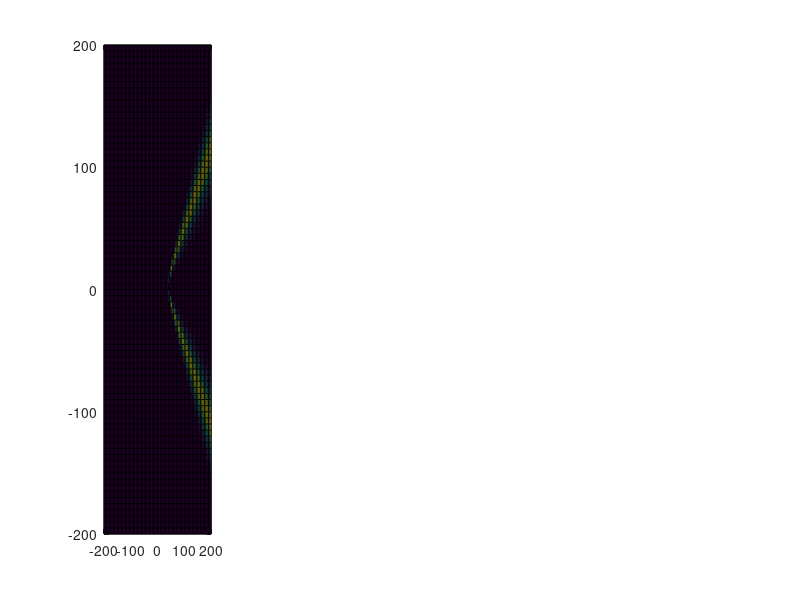

MATLAB code to generate this figure: (Note: this script raises an error after producing the figure.)
% Towed Array Source Localization with Ambiguity Surface method

% SIMULATIONS:
% - Simulation 1: Stationary source, moving array, no noise on measurements
% - Simulation 2: Stationary source, moving array, noisy measurements 
% - Simulation 3: Moving source, moving array, no noise on measurements -
% Incorporates Dilation of Surfaces
% - Simulation 4: Moving source, moving array with more sensors, no noise on measurements
% - Simulation 5: Two stationary sources, moving array, no noise

%//////////////////////////////////////////////////////////////////////////

%% SIMULATION 1: Stationary source, moving array, no noise on measurements
clear, close all

%~~~~~~~~~~~~~~~~~~~~~~~~~~~~Set parameters~~~~~~~~~~~~~~~~~~~~~~~~~~
sig =0.001; %Determine sigma (standard deviation) for the Gaussian:
Ntsteps=4; %number of time steps
true_wpos= [100,50,0]; %[x,y,z]; %Set True whale position
Nsources=size(true_wpos,1);
d=40; %distance between sensors
c=1500; % Speed of sound

sig_hyperbolas = 0.0003; % STD for plotting intersecting hyperbolas
%(for visual assesment of how they are crossing)- needs to be small

%~~~~~~~~~~~~~~~~~~~~~~Simulate Hydrophone positions~~~~~~~~~~~~~~~~~~~~~~
hyph_pos(:,:,1)=[0,0,0;d,0,0]; %[x1,y1,z1; x2,y2,z2];
for t=2:Ntsteps
hyph_pos(:,:,t)=hyph_pos(:,:,t-1)+[50,0,0;50,0,0];
end
Nsensors=size(hyph_pos,1);

%~~~~~~~~~~~~~~~~~~~~~~Compute True TDOAs~~~~~~~~~~~~~~~~~~~~~~~~~~~~~~~~~
true_tdoa=zeros(1,Ntsteps);
ip1=1;ip2=2;
for t=1:Ntsteps
    rp=hyph_pos(:,:,t);
    dt1 = 1/c*sqrt((rp(ip1,1)-true_wpos(1))^2 + ...
        (rp(ip1,2)-true_wpos(2))^2 + ...
        (rp(ip1,3)-true_wpos(3))^2);
    dt2 = 1/c*sqrt((rp(ip2,1)-true_wpos(1))^2 + ...
        (rp(ip2,2)-true_wpos(2))^2 + ...
        (rp(ip2,3)-true_wpos(3))^2);
    true_tdoa(t) = dt1-dt2;
end

%~~~~~~~~~~~~~~~~~~~~~~~~Create measurements~~~~~~~~~~~~~~~~~~~~~~~~~~~
tdoa_measured = true_tdoa; %Assume for the moment no noise in measurements

%~~~~~~~~~~~~~~~~~~~Create a grid for surface evaluation~~~~~~~~~~~~~~~~~~
% At the moment grid is fixed, but in future it should move with sensors.
dx=5; % grid step size
x=-200:dx:200;
Ngp_x=length(x);
y=x;
z=0;
Ngp_z=length(z);
[X,Y,Z] = meshgrid(x,y,z);
wpos=[X(:),Y(:),Z(:)]; %gives grid of N x [x,y,z] coordinates
N= size(wpos,1); %number of grid points to evaluate

%~~~~~~~~~~~~~~~~~~~Compute Ambiguity Surfaces~~~~~~~~~~~~~~~~~~~
%Pre-allocate:
LS=nan(Nsources,N,Ntsteps);
LS_Hyperbolas = LS;
fig1=figure; hold on

for t=1:Ntsteps % for each time step compute LS

rp=hyph_pos(:,:,t);
ip1=1;ip2=2;
tdoa_model=zeros(1,N);
for wpi=1:N % for each hypothetical grid position wpos(wpi) this calculates
    % time between position and hydrophone position - dt1 (between
    % hyph 1 and position wpos(wpi)), dt2 (between hyph2 and position wpos(wpi)), then
    % tdoa_model is tdoa between the hyph1 and hyph2 if the source
    % is at wpos(wpi).
    dt1 = 1/c*sqrt( (rp(ip1,1)-wpos(wpi,1))^2 + ...
        (rp(ip1,2)-wpos(wpi,2))^2 + ...
        (rp(ip1,3)-wpos(wpi,3))^2);
    dt2 = 1/c*sqrt( (rp(ip2,1)-wpos(wpi,1))^2 + ...
        (rp(ip2,2)-wpos(wpi,2))^2 + ...
        (rp(ip2,3)-wpos(wpi,3))^2);
    tdoa_model(wpi) = dt1-dt2;
end

LS(:,:,t)= exp(-1/(2*sig^2).*(tdoa_model-tdoa_measured(t)).^2);
LS_Hyperbolas(:,:,t)= exp(-1/(2*sig_hyperbolas^2).*(tdoa_model-tdoa_measured(t)).^2);

%PLOT Ambiguity Surface at time t
LStotal_temp=reshape(LS(:,:,t),[Ngp_x,Ngp_x,Ngp_z]);
subplot(1,Ntsteps,t)
pcolor(X,Y,LStotal_temp); hold on
clim([0,1])
plot(rp(ip1,1),rp(ip1,2),'r^','MarkerFaceColor','r'),hold on
plot(rp(ip2,1),rp(ip2,2),'r^','MarkerFaceColor','r')
plot(true_wpos(1),true_wpos(2),'r*','MarkerSize',12,'Linewidth',2)
colorbar
xlabel(' x (m)'),ylabel('y (m)')
title(['Ambiguity surface for time step ', num2str(t)])

end
fontsize(fig1,14,'points')

%~~~~~~~~~~~~~~~~~~~PLOT final Ambiguity Surface~~~~~~~~~~~~~~~~~~~
LStotal_temp=prod(LS,3);
LStotal=reshape(LStotal_temp,[Ngp_x,Ngp_x,Ngp_z]);
fig2=figure; hold on,
pcolor(X,Y,LStotal); 
clim([0,1])
plot([hyph_pos(ip1,1,1),hyph_pos(ip1,1,end)],[hyph_pos(ip1,2,1),hyph_pos(ip1,2,end)],'r-','Linewidth',3),hold on
plot(true_wpos(1),true_wpos(2),'r*','MarkerSize',12,'Linewidth',2)
legend('Ambiguity Surface','Boat track', 'True whale position')
xlabel(' x (m)'),ylabel('y (m)')
title('Total ambiguity surface')
fontsize(fig2,14,'points')

%~~~~~~~~~~~~~~~~~~~PLOT Intersecting Hyperbolas~~~~~~~~~~~~~~~~~~~
LStotal_hyperbolas_temp = sum(LS_Hyperbolas,3);
LStotal_hyperbolas = reshape(LStotal_hyperbolas_temp,[Ngp_x,Ngp_x,Ngp_z]);
fig3=figure;
pcolor(X,Y,LStotal_hyperbolas); hold on
set(gca,'YDir', 'normal');
clim([0,1])
colorbar
plot([hyph_pos(ip1,1,1),hyph_pos(ip1,1,end)],[hyph_pos(ip1,2,1),hyph_pos(ip1,2,end)],'r-', 'Linewidth', 3),hold on
plot(true_wpos(1),true_wpos(2),'r*','MarkerSize',12,'Linewidth',2)
xlabel(' x (m)'),ylabel('y (m)')
legend('Intesecting hyperbolas', 'Boat track', 'True whale position')
title('Intesecting hyperbolas')
fontsize(fig3,14,'points')


%~~~~~~~~~~~~ Determine Ambiguity surface Peak Height and Width~~~~~~~~~~~
disp(' ')
disp('Simulation 1: Stationary source, moving array, no noise on measurements.')
disp(' ')
[peakdata] =findpeaks2D(X,Y,LStotal);
fprintf(['True whale end location is: [', repmat('%g, ', 1, numel(true_wpos(end,:))-1), '%g]\n'],true_wpos(end,:))
%take just one of the estimated peaks (the other is mirror image)
n=1;
estimated_position=[peakdata.peakX(n),peakdata.peakY(n),0]; %were at the moment considering 2D, so z coordinate = 0.
fprintf(['Estimated whale location is: [', repmat('%g, ', 1, numel(estimated_position)-1), '%g]\n'],estimated_position)
fprintf('Width of the peak in X dirextion %.2f \n',peakdata.peakXWidth(n))
fprintf('Width of the peak in Y dirextion %.2f \n',peakdata.peakYWidth(n))
fprintf('Ambiguity value for the estimated location is %.2f \n',peakdata.peakZ(n))
fprintf('The std used for Gaussian is %.3f \n',sig)
fprintf('Number of sensors used is %.0f \n',Nsensors)
%//////////////////////////////////////////////////////////////////////////

%//////////////////////////////////////////////////////////////////////////
%% SIMULATION 2: Stationary source, moving array, noisy measurements 
clear, close all

%~~~~~~~~~~~~~~~~~~~~~~~~~~~~Set parameters~~~~~~~~~~~~~~~~~~~~~~~~~~
sig =0.003; %Determine sigma (standard deviation) for the Gaussian:
Ntsteps=4; %number of time steps
true_wpos= [100,50,0]; %[x,y,z]; %Set True whale position
Nsources=size(true_wpos,1);
d=40; %distance between sensors
c=1500; % Speed of sound
measure_noise=0.001; % measurement noise (needs to be equal or less than
% what we assume for sig):

sig_hyperbolas = 0.0003; % STD for plotting intersecting hyperbolas
%(for visual assesment of how they are crossing)- needs to be small

%~~~~~~~~~~~~~~~~~~~~~~Simulate Hydrophone positions~~~~~~~~~~~~~~~~~~~~~~
hyph_pos(:,:,1)=[0,0,0;d,0,0]; %[x1,y1,z1; x2,y2,z2];
for t=2:Ntsteps
hyph_pos(:,:,t)=hyph_pos(:,:,t-1)+[50,0,0;50,0,0];
end
Nsensors=size(hyph_pos,1);

%~~~~~~~~~~~~~~~~~~~~~~Compute True TDOAs~~~~~~~~~~~~~~~~~~~~~~~~~~~~~~~~~
true_tdoa=zeros(1,Ntsteps);
ip1=1;ip2=2;
for t=1:Ntsteps
    rp=hyph_pos(:,:,t);
    dt1 = 1/c*sqrt((rp(ip1,1)-true_wpos(1))^2 + ...
        (rp(ip1,2)-true_wpos(2))^2 + ...
        (rp(ip1,3)-true_wpos(3))^2);
    dt2 = 1/c*sqrt((rp(ip2,1)-true_wpos(1))^2 + ...
        (rp(ip2,2)-true_wpos(2))^2 + ...
        (rp(ip2,3)-true_wpos(3))^2);
    true_tdoa(t) = dt1-dt2;
end

%~~~~~~~~~~~~~~~~~~~~~~~~Create measurements~~~~~~~~~~~~~~~~~~~~~~~~~~~
tdoa_measured = true_tdoa + randn(size(true_tdoa)).*measure_noise; 
tdoa2bearing= @(x) acosd(1500/d*x); %bear2tdoa = @(x) cosd(x).*(d/c);
fprintf('True bearings are: %.4f \n', tdoa2bearing(true_tdoa))
fprintf('Measured bearings are: %.4f \n', tdoa2bearing(tdoa_measured))

%~~~~~~~~~~~~~~~~~~~Create a grid for surface evaluation~~~~~~~~~~~~~~~~~~
% At the moment grid is fixed, but in future it should move with sensors.
dx=5; % grid step size
x=-200:dx:200;
Ngp_x=length(x);
y=x;
z=0;
Ngp_z=length(z);
[X,Y,Z] = meshgrid(x,y,z);
wpos=[X(:),Y(:),Z(:)]; %gives grid of N x [x,y,z] coordinates
N= size(wpos,1); %number of grid points to evaluate

%~~~~~~~~~~~~~~~~~~~Compute Ambiguity Surfaces~~~~~~~~~~~~~~~~~~~
% Pre-allocate:
LS=nan(Nsources,N,Ntsteps);
LS_Hyperbolas = LS;
fig1=figure; hold on

for t=1:Ntsteps % for each time step compute LS

rp=hyph_pos(:,:,t);
ip1=1;ip2=2;
tdoa_model=zeros(1,N);
for wpi=1:N % for each hypothetical grid position wpos(wpi) this calculates
    % time between position and hydrophone position - dt1 (between
    % hyph 1 and position wpos(wpi)), dt2 (between hyph2 and position wpos(wpi)), then
    % tdoa_model is tdoa between the hyph1 and hyph2 if the source
    % is at wpos(wpi).
    dt1 = 1/c*sqrt( (rp(ip1,1)-wpos(wpi,1))^2 + ...
        (rp(ip1,2)-wpos(wpi,2))^2 + ...
        (rp(ip1,3)-wpos(wpi,3))^2);
    dt2 = 1/c*sqrt( (rp(ip2,1)-wpos(wpi,1))^2 + ...
        (rp(ip2,2)-wpos(wpi,2))^2 + ...
        (rp(ip2,3)-wpos(wpi,3))^2);
    tdoa_model(wpi) = dt1-dt2;
end

LS(:,:,t)= exp(-1/(2*sig^2).*(tdoa_model-tdoa_measured(t)).^2);
LS_Hyperbolas(:,:,t)= exp(-1/(2*sig_hyperbolas^2).*(tdoa_model-tdoa_measured(t)).^2);

%PLOT Ambiguity Surface at time t
LStotal_temp=reshape(LS(:,:,t),[Ngp_x,Ngp_x,Ngp_z]);
subplot(1,Ntsteps,t)
pcolor(X,Y,LStotal_temp); hold on
clim([0,1])
plot(rp(ip1,1),rp(ip1,2),'r^','MarkerFaceColor','r'),hold on
plot(rp(ip2,1),rp(ip2,2),'r^','MarkerFaceColor','r')
plot(true_wpos(1),true_wpos(2),'r*','MarkerSize',12,'Linewidth',2)
colorbar
xlabel(' x (m)'),ylabel('y (m)')
title(['Ambiguity surface for time step ', num2str(t)])
end
fontsize(fig1,14,'points')

%~~~~~~~~~~~~~~~~~~~PLOT final Ambiguity Surface~~~~~~~~~~~~~~~~~~~
LStotal_temp=prod(LS,3);
LStotal=reshape(LStotal_temp,[Ngp_x,Ngp_x,Ngp_z]);
fig2=figure; hold on,
pcolor(X,Y,LStotal); 
clim([0,1])
colorbar
plot([hyph_pos(ip1,1,1),hyph_pos(ip1,1,end)],[hyph_pos(ip1,2,1),hyph_pos(ip1,2,end)],'r-','Linewidth',3),hold on
plot(true_wpos(1),true_wpos(2),'r*','MarkerSize',12,'Linewidth',2)
xlabel(' x (m)'),ylabel('y (m)')
title(['Total ambiguity surface for \sigma=',num2str(sig), ' and noise=', num2str(measure_noise)])
legend('Ambiguity Surface','Boat track', 'True whale position')
fontsize(fig2,14,'points')

%~~~~~~~~~~~~~~~~~~~PLOT Intersecting Hyperbolas~~~~~~~~~~~~~~~~~~~
LStotal_hyperbolas_temp = sum(LS_Hyperbolas,3);
LStotal_hyperbolas = reshape(LStotal_hyperbolas_temp,[Ngp_x,Ngp_x,Ngp_z]);
fig3=figure;
pcolor(X,Y,LStotal_hyperbolas); hold on
set(gca,'YDir', 'normal');
clim([0,1])
colorbar
plot([hyph_pos(ip1,1,1),hyph_pos(ip1,1,end)],[hyph_pos(ip1,2,1),hyph_pos(ip1,2,end)],'r-', 'Linewidth', 3),hold on
plot(true_wpos(1),true_wpos(2),'r*','MarkerSize',12,'Linewidth',2)
xlabel(' x (m)'),ylabel('y (m)')
legend('Intesecting hyperbolas', 'Boat track', 'True whale position')
title ('Intesecting Hyperbolas')
fontsize(fig3,14,'points')


%~~~~~~~~~~~~ Determine Ambiguity surface Peak Height and Width~~~~~~~~~~~
disp(' ')
disp('Simulation 2: Stationary source, moving array, noisy measurements.')
disp(' ')

[peakdata] =findpeaks2D(X,Y,LStotal);
fprintf(['True whale end location is: [', repmat('%g, ', 1, numel(true_wpos(end,:))-1), '%g]\n'],true_wpos(end,:))
%take just one of the estimated peaks (the other is mirror image)
n=1;
estimated_position=[peakdata.peakX(n),peakdata.peakY(n),0]; %were at the moment considering 2D, so z coordinate = 0.
fprintf(['Estimated whale location is: [', repmat('%g, ', 1, numel(estimated_position)-1), '%g]\n'],estimated_position)
fprintf('Width of the peak in X dirextion %.2f \n',peakdata.peakXWidth(n))
fprintf('Width of the peak in Y dirextion %.2f \n',peakdata.peakYWidth(n))
fprintf('Ambiguity value for the estimated location is %.2f \n',peakdata.peakZ(n))
fprintf('The std used for Gaussian is %.3f \n',sig)
fprintf('The std used for measurement noise is %.3f \n',measure_noise)
fprintf('Number of sensors used is %.0f \n',Nsensors)
%//////////////////////////////////////////////////////////////////////////

%//////////////////////////////////////////////////////////////////////////
%% SIMULATION 3: Moving source, moving array, no noise on measurements
%!!!!!!!!!!!! Incorporates Dilation of Surfaces !!!!!!!!!!!!!!

clear,close all

%~~~~~~~~~~~~~~~~~~~~~~~~~~~~Set parameters~~~~~~~~~~~~~~~~~~~~~~~~~~
sig =0.002; %Determine sigma (standard deviation) for the Gaussian:
Ntsteps=6; %number of time steps
true_wpos(1,:)= [100,10,0]; %[x,y,z]; %Set the START of True whale position 
% (note, the whale will move in this simulation)
Nsources=size(true_wpos,1);
d=40; %distance between sensors
c=1500; % Speed of sound
sig_hyperbolas = 0.0003; % STD for plotting intersecting hyperbolas
%(for visual assesment of how they are crossing)- needs to be small

% For surface dilation:
mean_horiz_swimspeed= 0.5; %mean horizontal swim speed (for sperm whale) [m/s]

% Parameters for modeled TDOA grid range and resolution
xrange=[-300,300]; % x range in m
yrange=[-300,300]; % y range in m
dx=5; % grid step size in m (resolution) in x direction
dy=dx;% grid step size in m (resolution) in y direction

%~~~~~~~~~~~~~~~~~~~~~~Simulate Hydrophone positions~~~~~~~~~~~~~~~~~~~~~~
hyph_pos(:,:,1)=[0,0,0;d,0,0]; %[x1,y1,z1; x2,y2,z2];
for t=2:Ntsteps
hyph_pos(:,:,t)=hyph_pos(:,:,t-1)+[50,0,0;50,0,0];
end
Nsensors=size(hyph_pos,1);

%~~~~~~~~~~~~~~~~~~~~~~Simulate True Whale positions~~~~~~~~~~~~~~~~~~~~~~
for t=2:Ntsteps
true_wpos(t,:)= true_wpos(t-1,:) + [3,6,0]; % [x,y,z];
% Slow swimming whale + [3,6,0];
% Fast swimming whale + [8.7,17.4,0];
end

%~~~~~~~~~~~~~~~~~~~~~~Compute True TDOAs~~~~~~~~~~~~~~~~~~~~~~~~~~~~~~~~~
true_tdoa=zeros(1,Ntsteps);
ip1=1;ip2=2;
for t=1:Ntsteps
    rp=hyph_pos(:,:,t);
    dt1 = 1/c*sqrt((rp(ip1,1)-true_wpos(t,1))^2 + ...
        (rp(ip1,2)-true_wpos(t,2))^2 + ...
        (rp(ip1,3)-true_wpos(t,3))^2);
    dt2 = 1/c*sqrt((rp(ip2,1)-true_wpos(t,1))^2 + ...
        (rp(ip2,2)-true_wpos(t,2))^2 + ...
        (rp(ip2,3)-true_wpos(t,3))^2);
    true_tdoa(t) = dt1-dt2;
end

%~~~~~~~~~~~~~~~~~~~~~~~~Create measurements~~~~~~~~~~~~~~~~~~~~~~~~~~~
tdoa_measured = true_tdoa; %Assume for the moment no noise in measurements

%~~~~~~~~~~~~~~~~~~~Create a grid for surface evaluation~~~~~~~~~~~~~~~~~~
% At the moment grid is fixed, but in future it should move with sensors.
x=xrange(1):dx:xrange(2);
Ngp_x=length(x);
y=yrange(1):dy:yrange(2);
Ngp_y=length(y);
z=0;
Ngp_z=length(z);
[X,Y,Z] = meshgrid(x,y,z);
wpos=[X(:),Y(:),Z(:)]; %gives grid of N x [x,y,z] coordinates
N= size(wpos,1); %number of grid points to evaluate


%~~~~~~~~~ Get time step when animal is closest to 90deg (tdoa=0s)~~~~~~~~~
% This is for the purpose of Surface Dilation
[~,ind]=min(abs(tdoa_measured));
tsteps=1:1:Ntsteps;
tstep90=tsteps(ind); 

%~~~~~~~~~~~~~~~~~~~Compute Ambiguity Surfaces~~~~~~~~~~~~~~~~~~~
% Without dilation : LS
% With Dialtion: LSdilate
%Pre-allocate:
LS=nan(Nsources,N,Ntsteps); 
LS_Hyperbolas = LS;
LSdilate = nan(Ngp_x,Ngp_y,Ntsteps);
fig1=figure; hfig1=cell(1,Ntsteps);

for t=1:Ntsteps % for each time step compute LS

rp=hyph_pos(:,:,t);
ip1=1;ip2=2;
tdoa_model=zeros(1,N);
for wpi=1:N % for each hypothetical grid position wpos(wpi) this calculates
    % time between position and hydrophone position - dt1 (between
    % hyph 1 and position wpos(wpi)), dt2 (between hyph2 and position wpos(wpi)), then
    % tdoa_model is tdoa between the hyph1 and hyph2 if the source
    % is at wpos(wpi).
    dt1 = 1/c*sqrt( (rp(ip1,1)-wpos(wpi,1))^2 + ...
        (rp(ip1,2)-wpos(wpi,2))^2 + ...
        (rp(ip1,3)-wpos(wpi,3))^2);
    dt2 = 1/c*sqrt( (rp(ip2,1)-wpos(wpi,1))^2 + ...
        (rp(ip2,2)-wpos(wpi,2))^2 + ...
        (rp(ip2,3)-wpos(wpi,3))^2);
    tdoa_model(wpi) = dt1-dt2;
end

LS(:,:,t)= exp(-1/(2*sig^2).*(tdoa_model-tdoa_measured(t)).^2);
LS_Hyperbolas(:,:,t)= exp(-1/(2*sig_hyperbolas^2).*(tdoa_model-tdoa_measured(t)).^2);

% PLOT Ambiguity Surface at time t (without surface dilation)
LStotal_temp=reshape(LS(:,:,t),[Ngp_x,Ngp_y,Ngp_z]);
hfig1{t}=subplot(1,Ntsteps,t,'Parent', fig1); hold on;
pcolor(hfig1{t},X,Y,LStotal_temp); 
clim([0,1])
hold on;plot(hfig1{t},rp(ip1,1),rp(ip1,2),'r^','MarkerFaceColor','r')
hold on;plot(hfig1{t},rp(ip2,1),rp(ip2,2),'r^','MarkerFaceColor','r')
hold on;plot(hfig1{t},true_wpos(t,1),true_wpos(t,2),'r*','MarkerSize',12,'Linewidth',2)
colorbar
xlabel(' x (m)'),ylabel('y (m)')
hold off

%///////////////////DILATE SURFACES////////////////////////////////
% Apply Surface dilation filter (imdilate) to compensate for whale movement:

dt90 = 9.73*abs(t-tstep90); %Elapsed time from when animals are at 90deg (0 tdoa) [s]
%(50m per time step equates to 9.73 s per time step if 
% the boat moves in each time step 50 m assuming it travels 10kts (5.144m/s))
if dt90==0
dt90=2;
end
mdwh=dt90*mean_horiz_swimspeed; %maximum distance whale could have travelled horizontally [m]

%gridpoints for filter in x (and also y since the same assumptions re swim speed and grid space)
xgridf=0:dx:(mdwh+dx);
filt_x_grid = [-fliplr(xgridf(2:end)),xgridf];
ygridf=0:dy:(mdwh+dx);
filt_y_grid = [-fliplr(ygridf(2:end)),ygridf];
[Fx,Fy] = meshgrid(filt_x_grid,filt_y_grid);
De = Fx.^2/mdwh^2 + Fy.^2/mdwh^2; %normalize to max distance that the whale could have swam (feasible distance will be 1 or lower/ or is it 2 or lower??)
%F = zeros(size(De)); F((De <=1)) = 1;

LSdilate(:,:,t)=imdilate(LStotal_temp,(De<=1));
%//////////////////////////////////////////////////////////////////

end

%~~~~~~~~~~~~~~~~PLOT final Ambiguity Surface without Dilation~~~~~~~~~~~~~
LStotal_temp=prod(LS,3);
LStotal=reshape(LStotal_temp,[Ngp_x,Ngp_x,Ngp_z]);
fig2=figure; hold on,
pcolor(X,Y,LStotal);
clim([0,1])
colorbar
plot([hyph_pos(ip1,1,1),hyph_pos(ip1,1,end)],[hyph_pos(ip1,2,1),hyph_pos(ip1,2,end)],'r-', 'Linewidth', 3),hold on
for k=2:Ntsteps
plot([true_wpos(k-1,1),true_wpos(k,1)],[true_wpos(k-1,2),true_wpos(k,2)],'r*-','MarkerSize',12,'Linewidth',2)
end
xlabel(' x (m)'),ylabel('y (m)')
title(['Total ambiguity surface WITHOUT dilation for \sigma=',num2str(sig)])
legend('Ambiguity Surface','Boat track', 'True whale position')
fontsize(fig2,14,'points')

%~~~~~~~~~~~~~~PLOT dilated Ambiguity Surfaces for each time t~~~~~~~~~~~~~
% PLOT dilated surface (for some reason it messes up fig 1 if plotted
% within the loop)
fig3=figure; hfig2=cell(1,Ntsteps);
for t=1:Ntsteps
ip1=1;ip2=2;
rp=hyph_pos(:,:,t);
%PLOT
hfig2{t}=subplot(1,Ntsteps,t,'Parent', fig3); hold on;
pcolor(hfig2{t},X,Y,LSdilate(:,:,t)); hold on;
clim([0,1])
plot(hfig2{t},rp(ip1,1),rp(ip1,2),'r^','MarkerFaceColor','r'),hold on
plot(hfig2{t},rp(ip2,1),rp(ip2,2),'r^','MarkerFaceColor','r')
plot(hfig2{t},true_wpos(t,1),true_wpos(t,2),'r*','Markersize',10, 'LineWidth',3)
colorbar
xlabel(' x (m)'),ylabel('y (m)')
hold off
end
title('Dilated ambiguity surfaces')

%~~~~~~~~~~~~~~~~PLOT final Ambiguity Surface with Dilation~~~~~~~~~~~~~
LSdilatetotal=prod(LSdilate,3);
fig4=figure; hold on,
pcolor(X,Y,LSdilatetotal);
clim([0,1])
colorbar
plot([hyph_pos(ip1,1,1),hyph_pos(ip1,1,end)],[hyph_pos(ip1,2,1),hyph_pos(ip1,2,end)],'r-', 'Linewidth', 3),hold on
for k=2:Ntsteps
plot([true_wpos(k-1,1),true_wpos(k,1)],[true_wpos(k-1,2),true_wpos(k,2)],'r*-','MarkerSize',12,'Linewidth',2)
end
xlabel(' x (m)'),ylabel('y (m)')
title(['Total ambiguity surface WITH dilation for \sigma=',num2str(sig)])
legend('Ambiguity Surface','Boat track', 'True whale position')
fontsize(fig4,14,'points')


%~~~~~~~~~~~~~~~~~~~PLOT Intersecting Hyperbolas~~~~~~~~~~~~~~~~~~~
LStotal_hyperbolas_temp = sum(LS_Hyperbolas,3);
LStotal_hyperbolas = reshape(LStotal_hyperbolas_temp,[Ngp_x,Ngp_x,Ngp_z]);
fig5=figure;
pcolor(X,Y,LStotal_hyperbolas); hold on
set(gca,'YDir', 'normal');
clim([0,1])
colorbar
plot([hyph_pos(ip1,1,1),hyph_pos(ip1,1,end)],[hyph_pos(ip1,2,1),hyph_pos(ip1,2,end)],'r-', 'Linewidth', 3),hold on
for k=2:Ntsteps
plot([true_wpos(k-1,1),true_wpos(k,1)],[true_wpos(k-1,2),true_wpos(k,2)],'r*-','MarkerSize',12,'Linewidth',2)
end
xlabel(' x (m)'),ylabel('y (m)')
legend('Intesecting hyperbolas', 'Boat track', 'True whale position')
title ('Intersecting hyperbolas')
fontsize(fig5,14,'points')


%~~~~~~~~~~~~ Determine Ambiguity surface Peak Height and Width~~~~~~~~~~~
disp(' ')
disp(['Simulation 3: Moving source, moving array, no noise on measurements.' ...
    ' Incorporates Surface dilation'])
disp(' ')

% WITHOUT DILATION
[peakdata] =findpeaks2D(X,Y,LStotal);
disp('------------------------------')
disp('WITHOUT Dilation')
fprintf(['True whale end location is: [', repmat('%g, ', 1, numel(true_wpos(end,:))-1), '%g]\n'],true_wpos(end,:))
%take just one of the estimated peaks (the other is mirror image)
n=1;
estimated_position=[peakdata.peakX(n),peakdata.peakY(n),0]; %were at the moment considering 2D, so z coordinate = 0.
fprintf(['Estimated whale location is: [', repmat('%g, ', 1, numel(estimated_position)-1), '%g]\n'],estimated_position)
fprintf('Width of the peak in X dirextion %.2f \n',peakdata.peakXWidth(n))
fprintf('Width of the peak in Y dirextion %.2f \n',peakdata.peakYWidth(n))
fprintf('Ambiguity value for the estimated location is %.2f \n',peakdata.peakZ(n))
fprintf('The variance used for Gaussian is %.3f \n',sig)
fprintf('Number of sensors used is %.0f \n',Nsensors)
%//////////////////////////////////////////////////////////////////////////

% WITH DILATION
[peakdata_dilate] =findpeaks2D(X,Y,LSdilatetotal);
disp('------------------------------')
disp('WITH Dilation')
fprintf(['True whale end location is: [', repmat('%g, ', 1, numel(true_wpos(end,:))-1), '%g]\n'],true_wpos(end,:))
%take just one of the estimated peaks (the other is mirror image)
n=1;
estimated_position=[peakdata_dilate.peakX(n),peakdata_dilate.peakY(n),0]; %were at the moment considering 2D, so z coordinate = 0.
fprintf(['Estimated whale location is: [', repmat('%g, ', 1, numel(estimated_position)-1), '%g]\n'],estimated_position)
fprintf('Width of the peak in X dirextion %.2f \n',peakdata_dilate.peakXWidth(n))
fprintf('Width of the peak in Y dirextion %.2f \n',peakdata_dilate.peakYWidth(n))
fprintf('Ambiguity value for the estimated location is %.2f \n',peakdata_dilate.peakZ(n))
fprintf('The variance used for Gaussian is %.3f \n',sig)
fprintf('Number of sensors used is %.0f \n',Nsensors)

%//////////////////////////////////////////////////////////////////////////

%//////////////////////////////////////////////////////////////////////////
%% SIMULATION 4: Moving source, moving array with more sensors, no noise on measurements

clear,close all

%~~~~~~~~~~~~~~~~~~~~~~~~~~~~Set parameters~~~~~~~~~~~~~~~~~~~~~~~~~~
sig =0.003; %Determine sigma (standard deviation) for the Gaussian:
Ntsteps=4; %number of time steps
true_wpos(1,:)= [100,50,0]; %[x,y,z]; %Set True whale position
Nsources=size(true_wpos,1);
d1= 3; %distance between sensors (1&2)
d2=40; %distance between sensors (2&3)
c=1500; % Speed of sound

% sig_hyperbolas = 0.0003; % STD for plotting intersecting hyperbolas
% %(for visual assesment of how they are crossing)- needs to be small

%~~~~~~~~~~~~~~~~~~~~~~Simulate Hydrophone positions~~~~~~~~~~~~~~~~~~~~~~
hyph_pos(:,:,1)=[0,0,0;d1,0,0;d2,0,0]; %[x1,y1,z1; x2,y2,z2; x3,y3,z3];
for t=2:Ntsteps
hyph_pos(:,:,t)=hyph_pos(:,:,t-1)+[50,0,0;50,0,0;50,0,0];
end
Nsensors=size(hyph_pos,1);

%~~~~~~~~~~~~~~~~~~~~~~Simulate True Whale positions~~~~~~~~~~~~~~~~~~~~~~
for t=2:Ntsteps
true_wpos(t,:)= true_wpos(t-1,:) + [3,6,0]; % [x,y,z];
% Slow swimming whale + [3,6,0];
% Fast swimming whale + [8.7,17.4,0];
end

%~~~~~~~~~~~~~~~~~~~~~~Compute True TDOAs~~~~~~~~~~~~~~~~~~~~~~~~~~~~~~~~~
% compute tdoas between all sensors:
Ncombos=Nsensors*(Nsensors-1)- sum((Nsensors-1):-1:1); %Number of tdoa pairs
true_tdoas= cell(1,Ncombos);
count=1;
for ip1=1:Nsensors
    for ip2= ip1+1:Nsensors
        true_tdoa_temp=zeros(1,Ntsteps);
        for t=1:Ntsteps % at each time t
            rp=hyph_pos(:,:,t);

            dt1 = 1/c*sqrt((rp(ip1,1)-true_wpos(t,1))^2 + ...
                (rp(ip1,2)-true_wpos(t,2))^2 + ...
                (rp(ip1,3)-true_wpos(t,3))^2);
            dt2 = 1/c*sqrt((rp(ip2,1)-true_wpos(t,1))^2 + ...
                (rp(ip2,2)-true_wpos(t,2))^2 + ...
                (rp(ip2,3)-true_wpos(t,3))^2);
            true_tdoa_temp(t) = dt1-dt2;
        end
        true_tdoas{count}=true_tdoa_temp;
        count=count+1;
    end
end

%~~~~~~~~~~~~~~~~~~~~~~~~Create measurements~~~~~~~~~~~~~~~~~~~~~~~~~~~
%re-arrange so that the measured tdoas are per time step (matrix of (Ncombos,Ntsteps)):
tdoa_measured = vertcat(true_tdoas{:}); %Assume for the moment no noise in measurements

%~~~~~~~~~~~~~~~~~~~Create a grid for surface evaluation~~~~~~~~~~~~~~~~~~
% At the moment grid is fixed, but in future it should move with sensors.
dx=5;
x=-200:dx:200;
Ngp_x=length(x);
y=x;
z=0;
Ngp_z=length(z);
[X,Y,Z] = meshgrid(x,y,z);
wpos=[X(:),Y(:),Z(:)]; %gives grid of N x [x,y,z] coordinates
N= size(wpos,1); %number of grid points to evaluate

%~~~~~~~~~~~~~~~~~~~Compute Ambiguity Surfaces~~~~~~~~~~~~~~~~~~~
%Pre-allocate:
LStotal_tstep=zeros(1,N,Ntsteps);

for t=1:Ntsteps % for each time step compute LS (should be a product of LSs for all hydrophone pairs)

    rp=hyph_pos(:,:,t);
    count=1;

    LS_temp=zeros(Ncombos,N);
    figure, hold on
    for ip1=1:Nsensors
        for ip2= ip1+1:Nsensors
            tdoa_model=zeros(1,N);
            for wpi=1:N % for each hypothetical grid position wpos(wpi) this calculates
                % time between position and hydrophone position - dt1 (between
                % hyph 1 and position wpos(wpi)), dt2 (between hyph2 and position wpos(wpi)), then
                % tdoa_model is tdoa between the hyph1 and hyph2 if the source
                % is at wpos(wpi).
                dt1 = 1/c*sqrt( (rp(ip1,1)-wpos(wpi,1))^2 + ...
                    (rp(ip1,2)-wpos(wpi,2))^2 + ...
                    (rp(ip1,3)-wpos(wpi,3))^2);
                dt2 = 1/c*sqrt( (rp(ip2,1)-wpos(wpi,1))^2 + ...
                    (rp(ip2,2)-wpos(wpi,2))^2 + ...
                    (rp(ip2,3)-wpos(wpi,3))^2);
                tdoa_model(wpi) = dt1-dt2;
            end

            LS_temp(count,:)= exp(-1/(2*sig^2).*(tdoa_model-tdoa_measured(count,t)).^2);
            

            LStotal_temp=reshape(LS_temp(count,:),[Ngp_x,Ngp_x,Ngp_z]);
            subplot(1,Nsensors,count)
            pcolor(X,Y,LStotal_temp); hold on
            clim([0,1])
            plot(rp(ip1,1),rp(ip1,2),'r^','MarkerFaceColor','r'),hold on
            plot(rp(ip2,1),rp(ip2,2),'r^','MarkerFaceColor','r')
            plot(true_wpos(t,1),true_wpos(t,2),'k*')
            colorbar
            xlabel(' x (m)'),ylabel('y (m)')
            title(['Ambiguity surface at time step ',num2str(t),...
                ', sensors ', num2str(ip1), ' and ', num2str(ip2)])

            count=count+1;

        end
    end

    LStotal_tstep(:,:,t) = prod(LS_temp);
    LStotal_tstep_temp=reshape(LStotal_tstep(:,:,t),[Ngp_x,Ngp_x,Ngp_z]);
    figure,
    pcolor(X,Y,LStotal_tstep_temp); hold on
    clim([0,1])
    for k=1:Nsensors
        plot(rp(k,1),rp(k,2),'r^','MarkerFaceColor','r'),hold on
    end
    plot(true_wpos(t,1),true_wpos(t,2),'r*','MarkerSize',12,'Linewidth',2)
    colorbar
    xlabel(' x (m)'),ylabel('y (m)')
    title(['Total Ambiguity surface at time step ',num2str(t)])

end


%~~~~~~~~~~~~~~~~~~~PLOT final Ambiguity Surface~~~~~~~~~~~~~~~~~~~
LStotal_temp=prod(LStotal_tstep,3);
LStotal=reshape(LStotal_temp,[Ngp_x,Ngp_x,Ngp_z]);
h=figure; hold on;
pcolor(X,Y,LStotal)
clim([0,1])
colorbar
hph=1;
plot([hyph_pos(hph,1,1),hyph_pos(hph,1,end)],[hyph_pos(hph,2,1),hyph_pos(hph,2,end)],'r-','Linewidth',3),hold on
for k=2:Ntsteps
plot([true_wpos(k-1,1),true_wpos(k,1)],[true_wpos(k-1,2),true_wpos(k,2)],'r*-','MarkerSize',12,'Linewidth',2)
end
xlabel(' x (m)'),ylabel('y (m)'), title ('Total ambiguity surface')
legend('Intesecting hyperbolas', 'Boat track', 'True whale position')
fontsize(h,14,'points')


%~~~~~~~~~~~~ Determine Ambiguity surface Peak Height and Width~~~~~~~~~~~
disp(' ')
disp('Simulation 4: Moving source, moving array with more sensors, no noise on measurements.')
disp(' ')

[peakdata] =findpeaks2D(X,Y,LStotal);
fprintf(['True whale end location is: [', repmat('%g, ', 1, numel(true_wpos(end,:))-1), '%g]\n'],true_wpos(end,:))
%take just one of the estimated peaks (the other is mirror image)
n=1;
estimated_position=[peakdata.peakX(n),peakdata.peakY(n),0]; %were at the moment considering 2D, so z coordinate = 0.
fprintf(['Estimated whale location is: [', repmat('%g, ', 1, numel(estimated_position)-1), '%g]\n'],estimated_position)
fprintf('Width of the peak in X dirextion %.2f \n',peakdata.peakXWidth(n))
fprintf('Width of the peak in Y dirextion %.2f \n',peakdata.peakYWidth(n))
fprintf('Ambiguity value for the estimated location is %.2f \n',peakdata.peakZ(n))
fprintf('The std used for Gaussian is %.3f \n',sig)
fprintf('Number of sensors used is %.0f \n',Nsensors)
%//////////////////////////////////////////////////////////////////////////

%//////////////////////////////////////////////////////////////////////////
%% SIMULATION 5: Moving array (2 sensors), two stationary sources, no noise

clear, close all

%~~~~~~~~~~~~~~~~~~~~~~~~~~~~Set parameters~~~~~~~~~~~~~~~~~~~~~~~~~~
sig =0.003; %Determine sigma (standard deviation) for the Gaussian:
Ntsteps=4; %number of time steps
d=40; %distance between sensors
c=1500; % Speed of sound

sig_hyperbolas = 0.0003; % STD for plotting intersecting hyperbolas
%(for visual assesment of how they are crossing)- needs to be small

%~~~~~~~~~~~~~~~~~~~~~~Simulate Hydrophone positions~~~~~~~~~~~~~~~~~~~~~~
hyph_pos(:,:,1)=[0,0,0;d,0,0]; %[x1,y1,z1; x2,y2,z2];
for t=2:Ntsteps
hyph_pos(:,:,t)=hyph_pos(:,:,t-1)+[50,0,0;50,0,0];
end
Nsensors=size(hyph_pos,1);

%~~~~~~~~~~~~~~~~~~~~~~Simulate True Whale positions~~~~~~~~~~~~~~~~~~~~~~
% Two stationary sources
true_wpos(1,:)= [100,50,0]; %[x,y,z];
true_wpos(2,:)= [10,100,0];
Nsources=size(true_wpos,1);

%~~~~~~~~~~~~~~~~~~~~~~Compute True TDOAs~~~~~~~~~~~~~~~~~~~~~~~~~~~~~~~~~
true_tdoa=zeros(Nsources,Ntsteps);
ip1=1;ip2=2;
for t=1:Ntsteps
    rp=hyph_pos(:,:,t);
    dt1 = 1/c*sqrt((rp(ip1,1)-true_wpos(:,1)).^2 + ...
        (rp(ip1,2)-true_wpos(:,2)).^2 + ...
        (rp(ip1,3)-true_wpos(:,3)).^2);
    dt2 = 1/c*sqrt((rp(ip2,1)-true_wpos(:,1)).^2 + ...
        (rp(ip2,2)-true_wpos(:,2)).^2 + ...
        (rp(ip2,3)-true_wpos(:,3)).^2);
    true_tdoa(:,t) = dt1-dt2;
end


%~~~~~~~~~~~~~~~~~~~~~~~~Create measurements~~~~~~~~~~~~~~~~~~~~~~~~~~~
tdoa_measured = true_tdoa; %Assume for the moment no noise in measurements
%measurements are a matrix Nsources x Nsteps

%~~~~~~~~~~~~~~~~~~~Create a grid for surface evaluation~~~~~~~~~~~~~~~~~~
% At the moment grid is fixed, but in future it should move with sensors.
dx=5; % grid step size
x=-200:dx:200;
Ngp_x=length(x);
y=x;
z=0;
Ngp_z=length(z);
[X,Y,Z] = meshgrid(x,y,z);
wpos=[X(:),Y(:),Z(:)]; %gives grid of N x [x,y,z] coordinates
N= size(wpos,1); %number of grid points to evaluate


%~~~~~~~~~~~~~~~~~~~Compute Ambiguity Surfaces~~~~~~~~~~~~~~~~~~~
%Pre-allocate:
LS=nan(Nsources,N,Ntsteps);

for t=1:Ntsteps % for each time step compute LS

rp=hyph_pos(:,:,t);
ip1=1;ip2=2;
tdoa_model=zeros(1,N);
for wpi=1:N % for each hypothetical grid position wpos(wpi) this calculates
    % time between position and hydrophone position - dt1 (between
    % hyph 1 and position wpos(wpi)), dt2 (between hyph2 and position wpos(wpi)), then
    % tdoa_model is tdoa between the hyph1 and hyph2 if the source
    % is at wpos(wpi).
    dt1 = 1/c*sqrt( (rp(ip1,1)-wpos(wpi,1))^2 + ...
        (rp(ip1,2)-wpos(wpi,2))^2 + ...
        (rp(ip1,3)-wpos(wpi,3))^2);
    dt2 = 1/c*sqrt( (rp(ip2,1)-wpos(wpi,1))^2 + ...
        (rp(ip2,2)-wpos(wpi,2))^2 + ...
        (rp(ip2,3)-wpos(wpi,3))^2);
    tdoa_model(wpi) = dt1-dt2;
end

LS(:,:,t)= exp(-1/(2*sig^2).*(tdoa_model-tdoa_measured(:,t)).^2);


%PLOT Ambiguity Surface for each source at time t
figure,hold on
for n=1:Nsources
LStotal_temp=reshape(LS(n,:,t),[Ngp_x,Ngp_x,Ngp_z]);
subplot(1,Nsources,n)
pcolor(X,Y,LStotal_temp); hold on
clim([0,1])
plot(rp(ip1,1),rp(ip1,2),'r^','MarkerFaceColor','r'),hold on
plot(rp(ip2,1),rp(ip2,2),'r^','MarkerFaceColor','r')
plot(true_wpos(n,1),true_wpos(n,2),'r*','MarkerSize',12,'Linewidth',2)
colorbar
xlabel(' x (m)'),ylabel('y (m)')
title(['LS for source ',num2str(n),' time step ', num2str(t)])
end

end


%~~~~~~~~~~~~~~~~~~~PLOT final Ambiguity Surface~~~~~~~~~~~~~~~~~~~
LStotal_temp=prod(LS,3);
figure, hold on
for n=1:Nsources
LStotal=reshape(LStotal_temp(n,:),[Ngp_x,Ngp_x,Ngp_z]);
subplot(1,Nsources,n)
pcolor(X,Y,LStotal),hold on
hph=1;
plot([hyph_pos(hph,1,1),hyph_pos(hph,1,end)],[hyph_pos(hph,2,1),hyph_pos(hph,2,end)],'r-','Linewidth',3),hold on
plot(true_wpos(n,1),true_wpos(n,2),'r*','MarkerSize',12,'Linewidth',2)
xlabel(' x (m)'),ylabel('y (m)')
title (['Total ambiguity surface for source ', num2str(n)])
clim([0,1])
colorbar
end

%~~~~~~~~~~~~ Determine Ambiguity surface Peak Height and Width~~~~~~~~~~~
disp(' ')
disp('Simulation 5: Two stationary sources, moving array, no noise on measurements.')
disp(' ')

for m=1:Nsources
    disp('--------------------------- ')
    fprintf('Source %.0f \n',m)

LStotal=reshape(LStotal_temp(m,:),[Ngp_x,Ngp_x,Ngp_z]);   
[peakdata] =findpeaks2D(X,Y,LStotal);
fprintf(['True whale end location is: [', repmat('%g, ', 1, numel(true_wpos(m,:))-1), '%g]\n'],true_wpos(m,:))
%take just one of the estimated peaks (the other is mirror image)
n=1;
estimated_position=[peakdata.peakX(n),peakdata.peakY(n),0]; %were at the moment considering 2D, so z coordinate = 0.
fprintf(['Estimated whale location is: [', repmat('%g, ', 1, numel(estimated_position)-1), '%g]\n'],estimated_position)
fprintf('Width of the peak in X dirextion %.2f \n',peakdata.peakXWidth(n))
fprintf('Width of the peak in Y dirextion %.2f \n',peakdata.peakYWidth(n))
fprintf('Ambiguity value for the estimated location is %.2f \n',peakdata.peakZ(n))
fprintf('The std used for Gaussian is %.3f \n',sig)
fprintf('Number of sensors used is %.0f \n',Nsensors)

end
%//////////////////////////////////////////////////////////////////////////